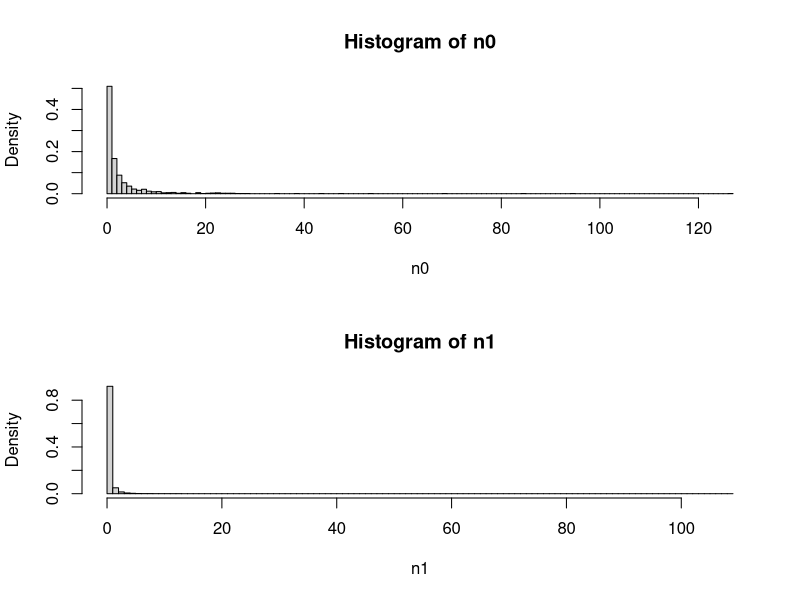
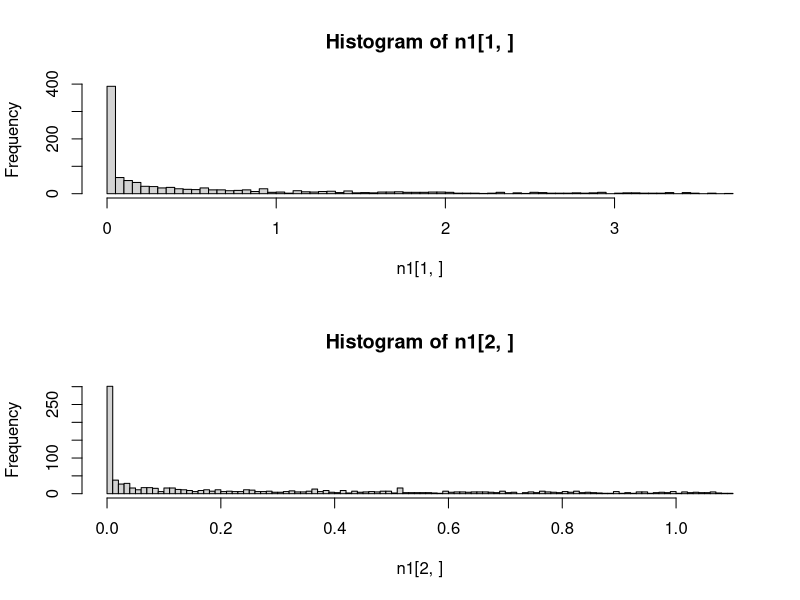
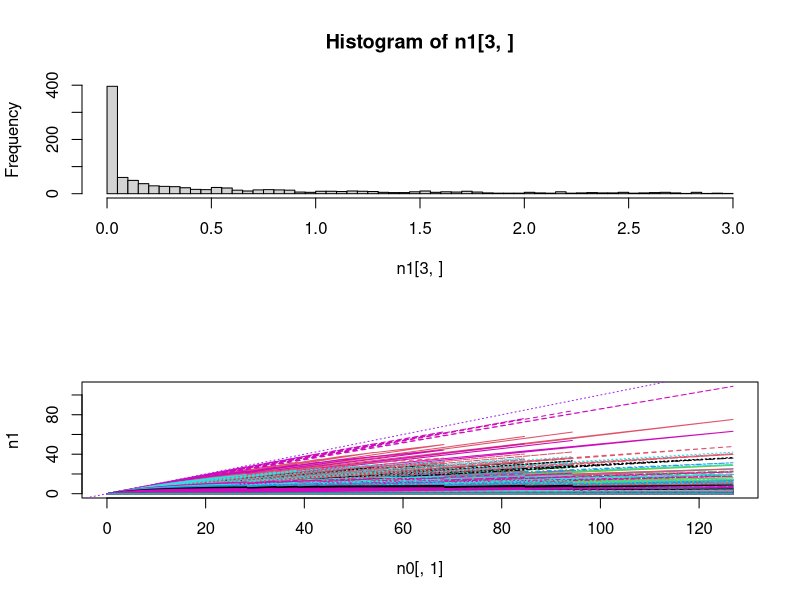
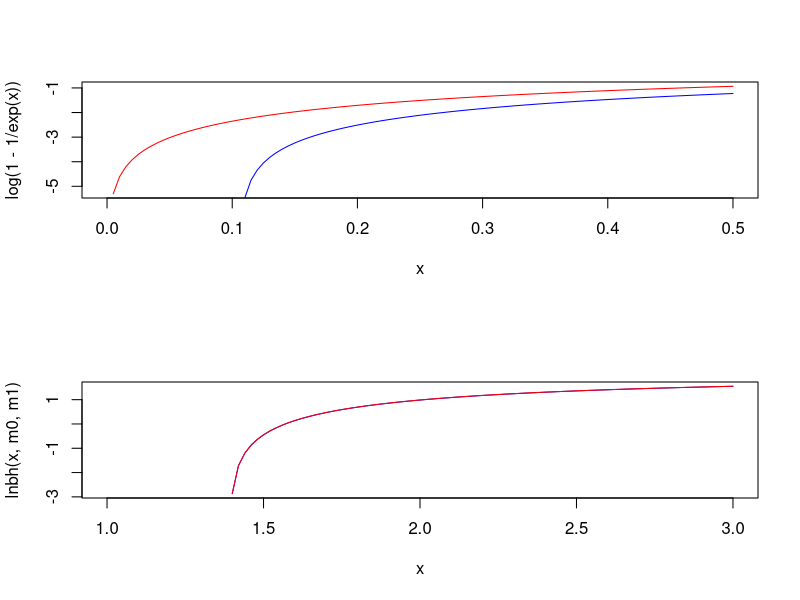
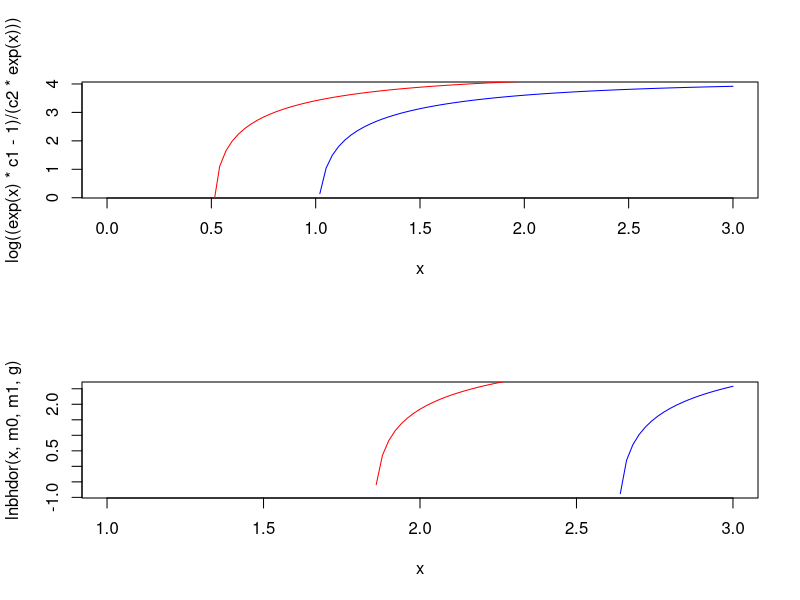
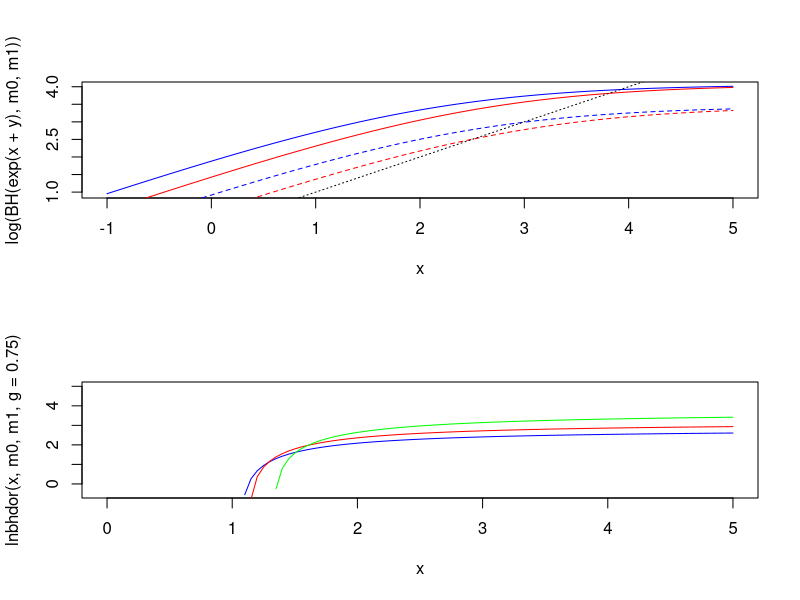
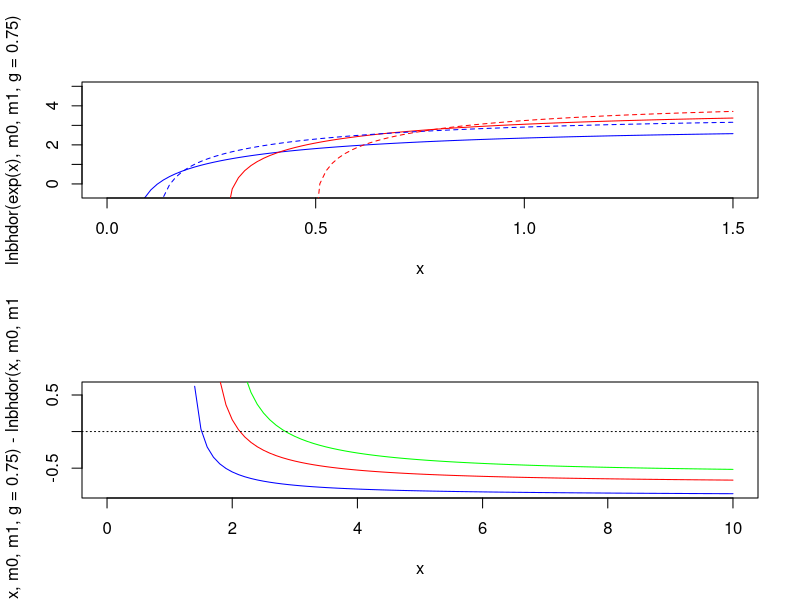
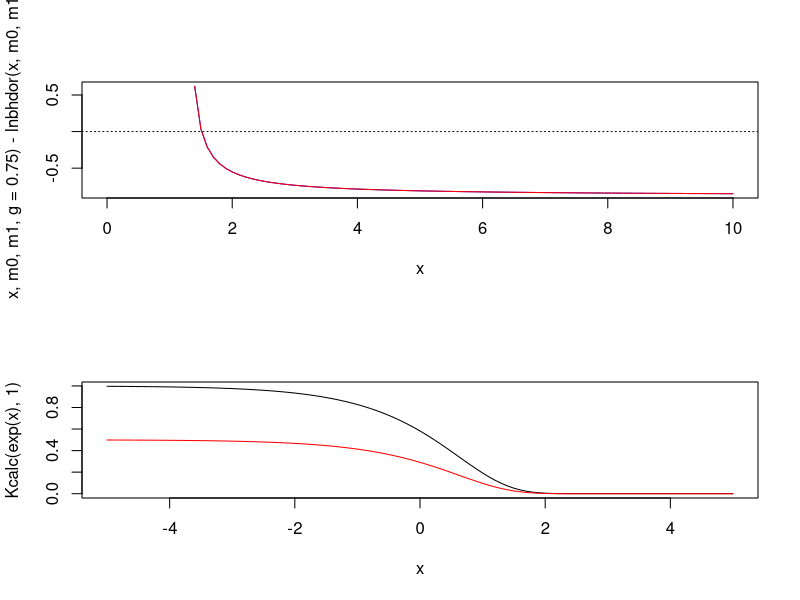

These charts were generated, in order, by the following R code:
####################################################################
# Explore how random variation in Beverton-Holt mortality function #
# affects the distribution of population sizes                     #
####################################################################

# Functions ---------------------------------------------------------------

BH <- function(n_in,m0,m1){
  n_out <- n_in * exp(-m0) / ( 1 + (m1/m0)*(1-exp(-m0))*n_in )
  return(n_out)
}
# assuming T = 1

# Exploration -------------------------------------------------------------

ln0_min <- -5
ln0_max <- 0
nseq <- 10^3
neps <- 10^3
alpha_m <- 0.1
beta_m <- 1

# n0_seq <- exp(seq(ln0_min,ln0_max,length.out=nseq))
# eps_m <- seq(-1,1,length.out=neps)
n0_seq <- exp(rnorm(nseq,0,1.5))
eps_m <- rnorm(neps,0,2)
  
m0 <- m1 <- n0 <- n1 <- matrix(NA,nr=nseq,nc=neps)

m0[] <- rep(exp(outer(alpha_m,eps_m,"+")),each=nseq)
m1[] <- rep(exp(outer(beta_m,eps_m,"+")),each=nseq)
n0[] <- rep(n0_seq,times=neps)
n1 <- BH(n0,m0,m1)

par(mfrow=c(2,1))
hist(n0,breaks=100,prob=T)
hist(n1,breaks=100,prob=T)

hist(n1[1,],breaks=100)
hist(n1[2,],breaks=100)
hist(n1[3,],breaks=100)

matplot(n0[,1],n1,type="l")
abline(0,1,col="purple",lty=3)

(K <- BH(10^10,m0[1,],m1[1,]))

# Plant example -----------------------------------------------------------
# From Yodzis and work on desert annuals

### Without seed dormancy

curve(log(1-1/exp(x)),col="red",xlim=c(0,0.5))
curve(log(0.9-1/exp(x)),col="blue",add=T)
# drop-off occurs earlier at lower K

lnbh <- function(y,m0,m1,T3=0.3){
  c1 <- exp(-m0*T3)
  c2 <- (1-exp(-m0)*T3)*m1/m0
  log((y*c1-1)/(c2*y))
}

m0 <- 1.1
m1 <- 0.1
curve(lnbh(x,m0,m1),col="blue",xlim=c(1,3))
m1 <- 0.01
curve(lnbh(x,m0,m1)-2.3,col="red",add=T)
# changing c2 only changes equilibrium N by constant factor (shifts intercept)

m0 <- 1
m1 <- 0.01
c1 <- exp(-m0)
c2 <- (1-exp(-m0))*m1/m0
curve(log((exp(x)*c1-1)/(c2*exp(x))),col="blue",xlim=c(0,3))
m0 <- 0.5
c1 <- exp(-m0)
c2 <- (1-exp(-m0))*m1/m0
curve(log((exp(x)*c1-1)/(c2*exp(x))),col="red",add=T)
# changing c1 -> drop-off occurs *earlier* at lower K

### With seed dormancy

lnbhdor <- function(y,m0,m1,g,T3=0.3){
  s0 <- exp(-m0)
  c1 <- exp(-m0*T3)
  c2 <- (1-exp(-m0)*T3)*m1/m0
  log((c1*g*y-g*s0+s0-1) / (c2*g*y*((g-1)*s0+1)))
}

g <- 0.4
m0 <- 1
m1 <- 0.01
curve(lnbhdor(x,m0,m1,g),col="blue",xlim=c(1,3))
m0 <- 0.5
curve(lnbhdor(x,m0,m1,g),col="red",add=T)
  # Same result with G - drop-off earlier for lower K

# How does Y affect BH curve? ---------------------------------------------

BH <- function(n_in,m0,m1){
  n_out <- n_in * exp(-m0) / ( 1 + (m1/m0)*(1-exp(-m0))*n_in )
  return(n_out)
}

y <- 3 # log scale
m0 <- 1
curve(log(BH(exp(x+y),m0,m1)),col="blue",xlim=c(-1,5))
curve(log(BH(exp(x+y-0.5),m0,m1)),col="red",add=T)
m0 <- 2
curve(log(BH(exp(x+y),m0,m1)),col="blue",add=T,lty=2)
curve(log(BH(exp(x+y-0.5),m0,m1)),col="red",add=T,lty=2)
abline(0,1,lty=3)
  # -0.5 -> reduce y by a freaction of exp(0.5)=1.6
  # decrease in y reduces equilibrium N by *more* when max popsize (K) is lower

# Y is just scaling up and down, changing c2 does the same thing?

# How does G affect BH curve? ---------------------------------------------

m0 <- 0.1
m1 <- 0.01
curve(lnbhdor(x,m0,m1,g=0.75),col="blue",xlim=c(0,5),ylim=c(-0.5,5))
curve(lnbhdor(x,m0,m1,g=0.5),col="red",add=T)
curve(lnbhdor(x,m0,m1,g=0.25),col="green",add=T)
  # above a certain Y, get more pop with high G, but as Y decreases, better to have low G

m0 <- 0.1
m1 <- 0.01
curve(lnbhdor(exp(x),m0,m1,g=0.75),col="blue",xlim=c(0,1.5),ylim=c(-0.5,5))
curve(lnbhdor(exp(x),m0,m1,g=0.25),col="red",add=T)
m0 <- 0.2
m1 <- 0.01
curve(lnbhdor(exp(x),m0,m1,g=0.75),col="blue",lty=2,add=T)
curve(lnbhdor(exp(x),m0,m1,g=0.25),col="red",lty=2,add=T)
  # When G is lower, reducing K has bigger effect on drop-off threshold for Y
  # (but will still always reduce it, so doesn't explain positive correlations)

m0 <- 0.1
m1 <- 0.01
curve(lnbhdor(x,m0,m1,g=0.75)-lnbhdor(x,m0,m1,g=0.25),col="blue",xlim=c(0,10))
m0 <- 0.2
m1 <- 0.01
curve(lnbhdor(x,m0,m1,g=0.75)-lnbhdor(x,m0,m1,g=0.25),col="red",add=T)
m0 <- 0.3
m1 <- 0.01
curve(lnbhdor(x,m0,m1,g=0.75)-lnbhdor(x,m0,m1,g=0.25),col="green",add=T)
abline(h=0,lty=3)
  # m1 -> lower germination favoured for given Y 

m0 <- 0.1
m1 <- 0.01
curve(lnbhdor(x,m0,m1,g=0.75)-lnbhdor(x,m0,m1,g=0.25),col="blue",xlim=c(0,10))
m0 <- 0.1
m1 <- 0.015
curve(lnbhdor(x,m0,m1,g=0.75)-lnbhdor(x,m0,m1,g=0.25),col="red",add=T)
abline(h=0,lty=3)
  # m2 -> proportional effect of G on dK is the same

# How does DI mortality relate to K? --------------------------------------

Kcalc <- function(m0,m1){
  exp(-m0)/( (1-exp(-m0)) * (m1/m0) )
} 
  # assuming T=1

curve(Kcalc(exp(x),1),xlim=c(-5,5))
curve(Kcalc(exp(x),2),col="red",add=T)
  # higher m0 -> lower K

# Optimal G - constant environment ----------------------------------------

# maximise population size (ignoring extinction)

np <- 50
yarr <- m0arr <- m1arr <- garr <- array(dim=rep(np,4))
yarr[] <- exp(seq(0,3,length.out=np))
m0arr[] <- exp(seq(-3,0,length.out=np))
m1arr[] <- exp(seq(-3,0,length.out=np))
garr[] <- plogis(seq(-5,5,length.out=np))

m0arr <- aperm(m0arr,c(2,1,3,4))
m1arr <- aperm(m1arr,c(3,2,1,4))
garr <- aperm(garr,c(4,2,3,1))

lKarr <- lnbhdor(yarr,m0arr,m1arr,garr,T3=0.3)
plot(lKarr[np,np,np,]~garr[np,np,np,],type="l")
require(fields)
par(mfrow=c(2,2))
matplot(garr[1,1,1,],t(lKarr[,5,1,]),type="l",lty=1,col=tim.colors(np))
matplot(garr[1,1,1,],t(lKarr[,15,1,]),type="l",lty=1,col=tim.colors(np))
matplot(garr[1,1,1,],t(lKarr[,35,1,]),type="l",lty=1,col=tim.colors(np))
matplot(garr[1,1,1,],t(lKarr[,50,1,]),type="l",lty=1,col=tim.colors(np))
  # m1 has no impact on optimal phenotype (only affects value of K)
  # G=0 is never optimal
  # S0/Y ratio high -> low G is optimal; So/Y ratio low -> G=1 is optimal
